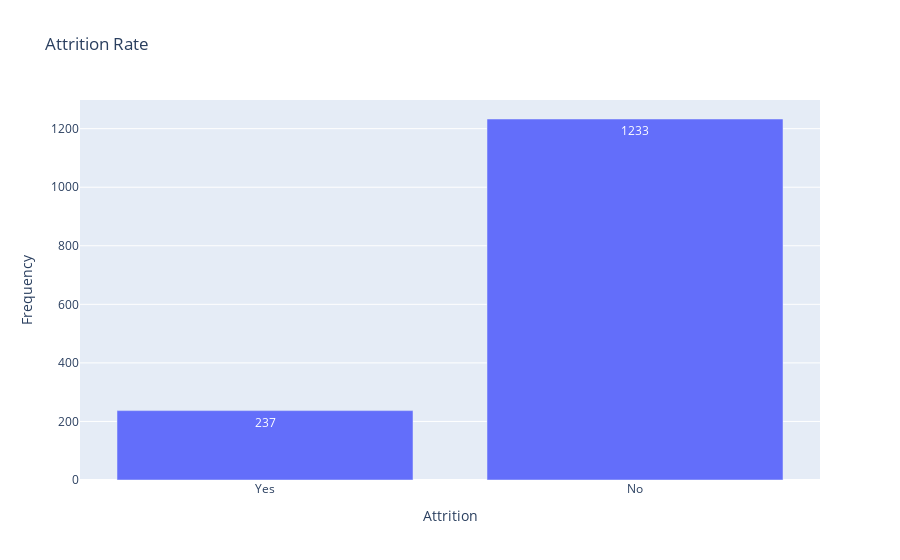

Here is the notebook cell this chart was saved with:
### Code cell
# Plot attrition rate

import plotly.graph_objects as go

fig = go.Figure([go.Bar(x=['Yes','No'], y=[yes,no],textposition='auto',text=[yes,no])])
fig.update_layout(title="Attrition Rate",xaxis_title="Attrition",yaxis_title="Frequency")
fig.show()

### Figure 1 — Plotly figure (JSON) as saved in the notebook; plotly's stock layout.template omitted (floating-point values rounded to 4 significant figures)
{"data": [{"text": ["237", "1233"], "textposition": "auto", "type": "bar", "x": ["Yes", "No"], "y": [237, 1233]}], "layout": {"title": {"text": "Attrition Rate"}, "xaxis": {"title": {"text": "Attrition"}}, "yaxis": {"title": {"text": "Frequency"}}}}
